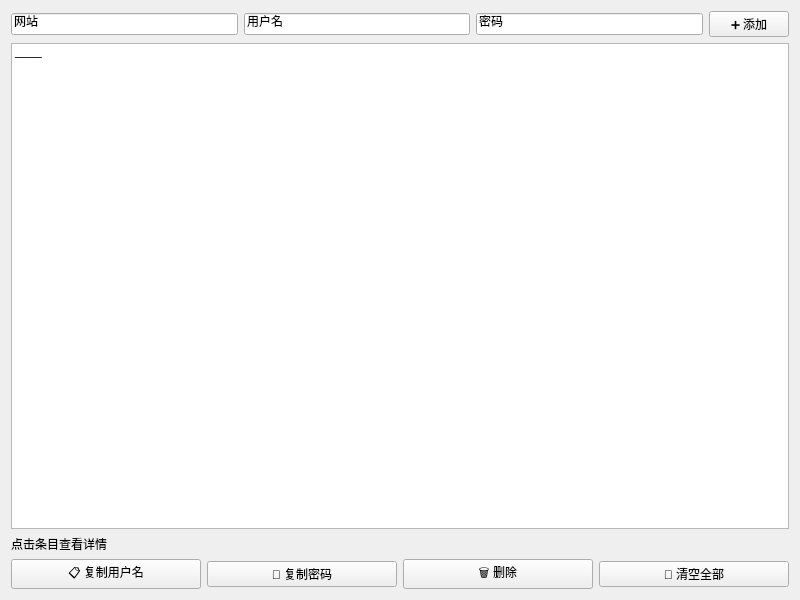
<?xml version="1.0" encoding="UTF-8"?>
<ui version="4.0">
 <class>Widget</class>
 <widget class="QWidget" name="Widget">
  <property name="geometry">
   <rect>
    <x>0</x>
    <y>0</y>
    <width>800</width>
    <height>600</height>
   </rect>
  </property>
  <property name="windowTitle">
   <string>Widget</string>
  </property>
  <layout class="QVBoxLayout" name="verticalLayout">
   <item>
    <layout class="QHBoxLayout" name="horizontalLayout">
     <item>
      <widget class="QLineEdit" name="input_site">
       <property name="text">
        <string>网站</string>
       </property>
       <property name="placeholderText">
        <string>网站</string>
       </property>
      </widget>
     </item>
     <item>
      <widget class="QLineEdit" name="input_user">
       <property name="text">
        <string>用户名</string>
       </property>
       <property name="placeholderText">
        <string>用户名</string>
       </property>
      </widget>
     </item>
     <item>
      <widget class="QLineEdit" name="input_pwd">
       <property name="text">
        <string>密码</string>
       </property>
       <property name="placeholderText">
        <string>密码</string>
       </property>
      </widget>
     </item>
     <item>
      <widget class="QPushButton" name="btn_add">
       <property name="text">
        <string>➕ 添加</string>
       </property>
      </widget>
     </item>
    </layout>
   </item>
   <item>
    <widget class="QListWidget" name="entry_list">
     <item>
      <property name="text">
       <string>____</string>
      </property>
     </item>
    </widget>
   </item>
   <item>
    <widget class="QLabel" name="label_detail">
     <property name="text">
      <string>点击条目查看详情</string>
     </property>
    </widget>
   </item>
   <item>
    <layout class="QHBoxLayout" name="horizontalLayout_2">
     <item>
      <widget class="QPushButton" name="btn_copy_user">
       <property name="text">
        <string>📋 复制用户名</string>
       </property>
      </widget>
     </item>
     <item>
      <widget class="QPushButton" name="btn_copy_pwd">
       <property name="text">
        <string>🔑 复制密码</string>
       </property>
      </widget>
     </item>
     <item>
      <widget class="QPushButton" name="btn_delete">
       <property name="text">
        <string>🗑 删除</string>
       </property>
      </widget>
     </item>
     <item>
      <widget class="QPushButton" name="btn_clear">
       <property name="text">
        <string>🧹 清空全部</string>
       </property>
      </widget>
     </item>
    </layout>
   </item>
  </layout>
 </widget>
 <resources/>
 <connections/>
</ui>
